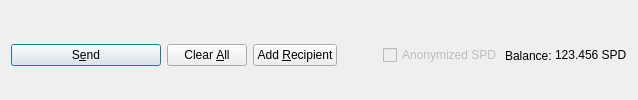
         <widget class="QFrame" name="frame_Send">
          <layout class="QHBoxLayout" name="horizontalLayout">
           <property name="bottomMargin">
            <number>0</number>
           </property>
           <item>
            <widget class="QPushButton" name="sendButton">
             <property name="minimumSize">
              <size>
               <width>150</width>
               <height>0</height>
              </size>
             </property>
             <property name="toolTip">
              <string>Confirm the send action</string>
             </property>
             <property name="text">
              <string>S&amp;end</string>
             </property>
             <property name="icon">
              <iconset resource="../stipend.qrc">
               <normaloff>:/icons/send</normaloff>:/icons/send</iconset>
             </property>
             <property name="autoDefault">
              <bool>false</bool>
             </property>
             <property name="default">
              <bool>true</bool>
             </property>
            </widget>
           </item>
           <item>
            <widget class="QPushButton" name="clearButton">
             <property name="sizePolicy">
              <sizepolicy hsizetype="Minimum" vsizetype="Fixed">
               <horstretch>0</horstretch>
               <verstretch>0</verstretch>
              </sizepolicy>
             </property>
             <property name="toolTip">
              <string>Clear all fields of the form.</string>
             </property>
             <property name="text">
              <string>Clear &amp;All</string>
             </property>
             <property name="icon">
              <iconset resource="../stipend.qrc">
               <normaloff>:/icons/remove</normaloff>:/icons/remove</iconset>
             </property>
             <property name="autoDefault">
              <bool>false</bool>
             </property>
            </widget>
           </item>
           <item>
            <widget class="QPushButton" name="addButton">
             <property name="toolTip">
              <string>Send to multiple recipients at once</string>
             </property>
             <property name="text">
              <string>Add &amp;Recipient</string>
             </property>
             <property name="icon">
              <iconset resource="../stipend.qrc">
               <normaloff>:/icons/add</normaloff>:/icons/add</iconset>
             </property>
             <property name="autoDefault">
              <bool>false</bool>
             </property>
            </widget>
           </item>
           <item>
            <spacer name="horizontalSpacer">
             <property name="orientation">
              <enum>Qt::Horizontal</enum>
             </property>
             <property name="sizeHint" stdset="0">
              <size>
               <width>40</width>
               <height>20</height>
              </size>
             </property>
            </spacer>
           </item>
           <item>
            <layout class="QHBoxLayout" name="horizontalLayout_2">
             <property name="spacing">
              <number>3</number>
             </property>
             <item>
              <widget class="QCheckBox" name="checkzSPD">
               <property name="enabled">
                <bool>false</bool>
               </property>
               <property name="text">
                <string>Anonymized SPD</string>
               </property>
              </widget>
             </item>
             <item>
              <widget class="QLabel" name="label">
               <property name="text">
                <string>Balance:</string>
               </property>
              </widget>
             </item>
             <item>
              <widget class="QLabel" name="labelBalance">
               <property name="sizePolicy">
                <sizepolicy hsizetype="Preferred" vsizetype="Fixed">
                 <horstretch>0</horstretch>
                 <verstretch>0</verstretch>
                </sizepolicy>
               </property>
               <property name="cursor">
                <cursorShape>IBeamCursor</cursorShape>
               </property>
               <property name="text">
                <string notr="true">123.456 SPD</string>
               </property>
               <property name="textInteractionFlags">
                <set>Qt::LinksAccessibleByMouse|Qt::TextSelectableByKeyboard|Qt::TextSelectableByMouse</set>
               </property>
              </widget>
             </item>
            </layout>
           </item>
          </layout>
         </widget>
